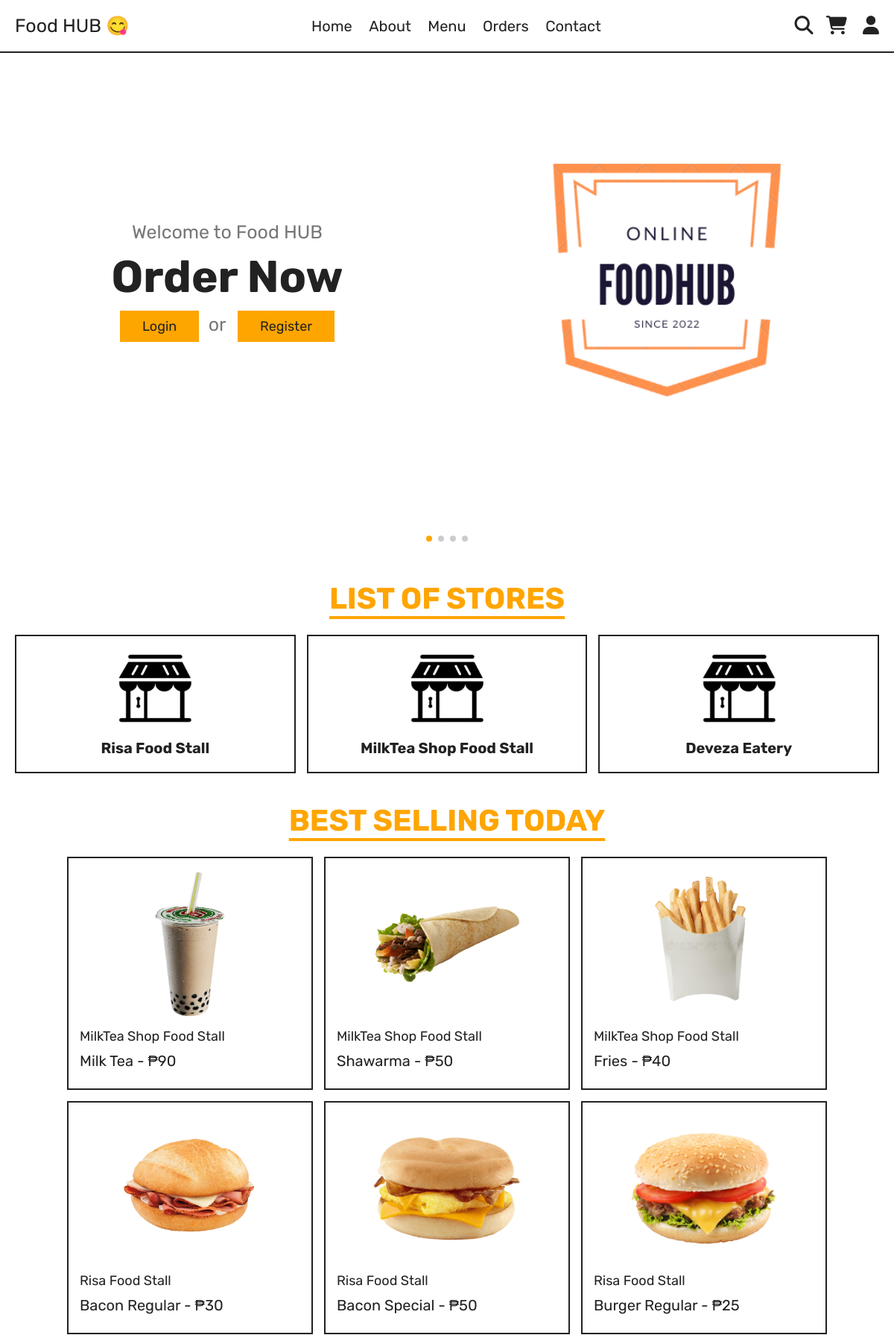
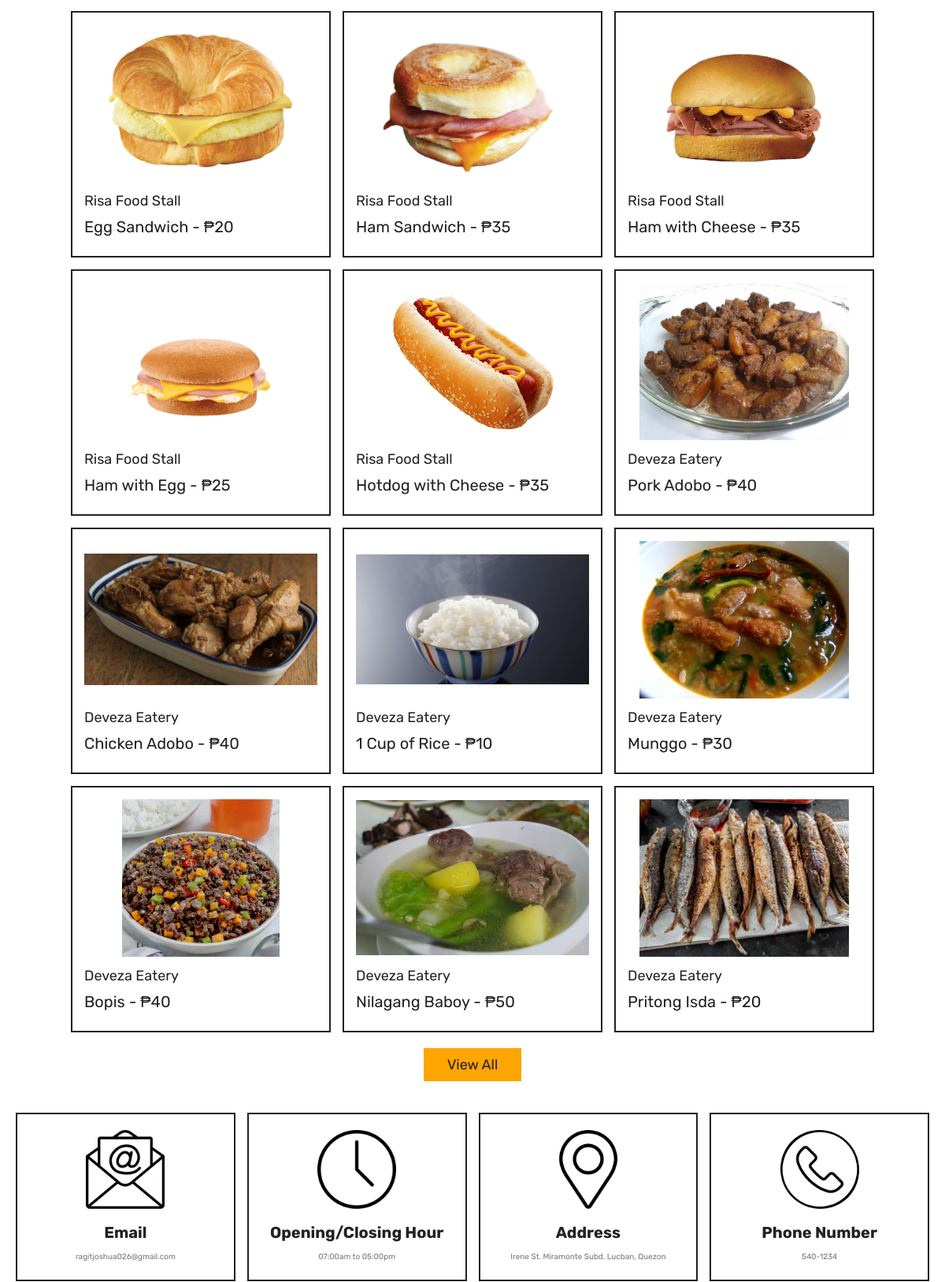
The page / (upper part) on the database its author committed (2 pictures, top to bottom).
### webpage/models.py (models this page shows, shortened)
class Customer(models.Model):
    user = models.OneToOneField(User, on_delete=models.CASCADE)
    profile_pic = models.ImageField(null=True, blank=True, upload_to='profile_pic/')
    stall_name = models.CharField(max_length=100, default=None, null=True, blank=True)
    fname = models.CharField(max_length=50, null=True, blank=True)
    lname = models.CharField(max_length=50, null=True, blank=True)
    bday = models.DateField(null=True, blank=True)
    brgy = models.CharField(max_length=50, null=True, blank=True)
    full_address = models.CharField(max_length=50, null=True, blank=True)
    delivery_address = models.CharField(max_length=50, null=True, blank=True)
    phone_number = models.CharField(max_length=50, null=True, blank=True)
    email = models.CharField(max_length=50, null=True, blank=True)

class ProductList(models.Model):
    stall_owner = models.ForeignKey(User, on_delete=models.CASCADE)
    product_id  = models.CharField(max_length=50, blank=True, primary_key=True)
    product_image = models.ImageField(null=True, blank=True, upload_to='product_images/')
    product_name = models.CharField(max_length=50, null=True, blank=True)
    product_price = models.IntegerField()
    stocks = models.IntegerField()

### webpage/views.py (the view)
# urls.py: 2. Add a URL to urlpatterns:  path('', views.home, name='home')
def home(request):
    all_user_containing_food_stall_names = User.objects.filter(is_superuser = True).all()
    all_products = ProductList.objects.filter().all()
    return render(request,'about/home.html', {"superusers" : all_user_containing_food_stall_names, 'all_products' : all_products})

### templates/about/home.html (shortened to what this page needs)
<!DOCTYPE html>
{% load static %}
{% load food_hub_templatetags %}
<html lang="en">
	{% load pwa %}
<head>
	<link rel="stylesheet" href="https://cdn.jsdelivr.net/npm/swiper@8/swiper-bundle.min.css"/>
	<link rel="stylesheet" href="https://cdnjs.cloudflare.com/ajax/libs/font-awesome/6.1.2/css/all.min.css">
	<link rel="stylesheet" href="{%static 'css/style.css' %}">
</head>
<body>
<header class="header">
	<section class="flex">
		<a href="home.html" class="logo">Food HUB 😋</a>
		<nav class="navbar">
			<a href="home.html">Home</a>
			<a href="about.html">About</a>
			<a href="menu.html">Menu</a>
			<a href="orders.html">Orders</a>
			<a href="contact.html">Contact</a>
		</nav>
		<div class="icons">
			<a href="search.html"><i class="fas fa-search"></i></a>
			<a href="cart.html">
				<i class="fas fa-shopping-cart"></i>
			</a>
			<div id="user-btn" class="fas fa-user"></div>
		</div>
	</section>
</header>
<section class="hero">
	<div class="swiper hero-slider">
		<div class="swiper-wrapper">
			<div class="swiper-slide slide">
				<div class="content">
					{% if user.is_superuser %}
					<h3>Admin</h3>
					<a href="dashboard.html" class="btn">Dashboard</a>
					{% elif user.customer %}
					<h3>Order Now</h3>
					<a href="menu.html" class="btn">Menu</a>
					{% else %}
					<span>Welcome to Food HUB</span>
					<h3>Order Now</h3>
					<a href="login.html" class="btn">Login</a>
					<span> or </span>
					<a href="register.html" class="btn">Register</a>
					{% endif %}
				</div>
				<div class="image">
					<img src="{%static 'images/Foodhub.png' %}">
				</div>
			</div>
			<div class="swiper-slide slide">
				<div class="content">
					<span>Free Delivery!</span>
					<h3>Order Meaty Shawarma Now!</h3>
					<a href="menu.html" class="btn">See Menus</a>
				</div>
				<div class="image">
					<img src="{%static 'images/home-img-1.png' %}">
				</div>
			</div>
			<div class="swiper-slide slide">
				<div class="content">
					<span>No Time to go Out?</span>
					<h3>Order Online</h3>
					<a href="menu.html" class="btn">See Menus</a>
				</div>
				<div class="image">
					<img src="{%static 'images/home-img-2.png' %}">
				</div>
			</div>
			<div class="swiper-slide slide">
				<div class="content">
					<span>Order Now!</span>
					<h3>Delicious Milktea</h3>
					<a href="menu.html" class="btn">See Menus</a>
				</div>
				<div class="image">
					<img src="{%static 'images/home-img-3.png' %}">
				</div>
			</div>
		</div>
		<div class="swiper-pagination"></div>
	</div>
</section>
<section class="category">
	<h1 class="title">List of Stores</h1>
	<div class="box-container">
		{% for superuser in superusers %}
			{% if superuser.customer.stall_name %}
			<a href="menu-{{superuser.customer.stall_name}}.html" class="box">
				<img src="{%static 'images/cat-1.png' %}">
				<h3>{{superuser.customer.stall_name}}</h3>
			</a>
			{% endif %}
		{% endfor %}
	</div>
</section>
<section class="products">
	<h1 class="title">Best Selling Today</h1>
	<div class="box-container">
		{% for product in all_products %}
		<form method="post" class="box">
			<img src="{{product.product_image.url}}">
			<a href="menu-{{product.stall_owner.customer.stall_name}}.html" class="cat">{{product.stall_owner.customer.stall_name}}</a>
			<div class="name">{{product.product_name}}</div>
		</form>
		{% endfor %}
	</div>
	<div class="more-btn">
		<a href="menu.html" class="btn">View All</a>
	</div>
</section>
<footer class="footer">
	<section class="grid">
		<div class="box">
			<img src="{%static 'images/email-icon.png' %}">
			<h3>Email</h3>
			<a href="mailto:ragitjoshua026@gmail.com">ragitjoshua026@gmail.com</a>
		</div>
		<div class="box">
			<img src="{%static 'images/clock-icon.png' %}">
			<h3>Opening/Closing Hour</h3>
			<p>07:00am to 05:00pm</p>
		</div>
		<div class="box">
			<img src="{%static 'images/map-icon.png' %}">
			<h3>Address</h3>
			<a href="#">Irene St. Miramonte Subd. Lucban, Quezon</a>
		</div>
		<div class="box">
			<img src="{%static 'images/phone-icon.png' %}">
			<h3>Phone Number</h3>
			<a href="tel:5401234">540-1234</a>
		</div>
	</section>
</footer>
</body>
</html>

### static/css/style.css (style rules this page uses)
:root { --orange: #ffa500; --red: #e74c3c; --white: #fff; --black: #222; --light-color: #777; --border: .2rem solid var(--black); }
* { font-family: 'Rubik', sans-serif; margin: 0; padding: 0; box-sizing: border-box; outline: none; border: none; text-decoration: none; }
html { font-size: 62.5%; overflow-x: hidden; scroll-behavior: smooth; stop-opacity: 7rem; }
section { margin: 0 auto; max-width: 1200px; padding: 2rem; }
.title { text-align: center; margin-bottom: 2.5rem; font-size: 4rem; color: var(--orange); text-transform: uppercase; text-decoration: underline; text-underline-offset: 1rem; }
.btn, .delete-btn { margin-top: 0rem; display: inline-block; font-size: 1.8rem; padding: 1rem 3rem; cursor: pointer; text-rendering: capitalize; transition: .2s linear; }
.btn { background-color: var(--orange); color: var(--black); }
.header { position: sticky; top: 0; left: 0; right: 0; z-index: 1000; background-color: var(--white); border-bottom: var(--border); }
.header .flex { display: flex; align-items: center; justify-content: space-between; position: relative; }
.header .flex .logo { font-size: 2.5rem; color: var(--black); }
.header .flex .navbar a { font-size: 2rem; color: var(--black); margin: 0 1rem; }
.header .flex .icons > * { margin-left: 1.5rem; font-size: 2.5rem; color: var(--black); cursor: pointer; }
.hero .slide { display: flex; align-items: center; flex-wrap: wrap-reverse; gap: 2rem; margin-bottom: 4rem; }
.hero .slide .image { flex: 1 1 40rem; }
.hero .slide .image img { width: 100%; }
.hero .slide .content { flex: 1 1 40rem; text-align: center; }
.hero .slide .content span { font-size: 2.5rem; color: var(--light-color); padding: 1rem; }
.hero .slide .content h3 { margin: 1rem 0; font-size: 6rem; color: var(--black); text-transform: capitalize; }
.category .box-container { display: grid; grid-template-columns: repeat(auto-fit, minmax(27rem, 1fr)); gap: 1.5rem; align-items: flex-start; }
.category .box-container .box { border: var(--border); padding: 2rem; text-align: center; }
.category .box-container .box img { width: 100%; height: 10rem; object-fit: contain; }
.category .box-container .box h3 { font-size: 2rem; margin-top: 1.5rem; color: var(--black); text-transform: capitalize; }
.products .box-container { display: grid; grid-template-columns: repeat(auto-fit, 33rem); justify-content: center; align-items: flex-start; gap: 1.5rem; }
.products .box-container .box { border: var(--border); padding: 1.5rem; position: relative; overflow: hidden; }
.products .box-container .box img { height: 20rem; width: 100%; object-fit: contain; margin-bottom: 1rem; }
.products .box-container .box .cat { font-size: 1.8rem; color: var(--black); }
.products .box-container .box .name { font-size: 2rem; color: var(--black); margin: 1rem 0; }
.products .more-btn { margin-top: 2rem; text-align: center; }
.footer .grid { display: grid; grid-template-columns: repeat(auto-fit, minmax(27rem, 1fr)); gap: 1.5rem; align-items: flex-start; }
.footer .grid .box { border: var(--border); padding: 2rem; text-align: center; }
.footer .grid .box img { height: 10rem; width: 100%; object-fit: contain; margin-bottom: .5rem; }
.footer .grid .box h3 { margin: 1rem 0; font-size: 2rem; color: var(--black); text-transform: capitalize; }
.footer .grid .box a, .footer .grid .box p { display: block; font-size: 1.7 rem; color: var(--light-color); line-height: 1.8; }

### rows shown on the page
ProductList: product_image (picture), stall_owner.customer.stall_name "MilkTea Shop Food Stall", product_name "Milk Tea - ₱90"
ProductList: product_image (picture), stall_owner.customer.stall_name "MilkTea Shop Food Stall", product_name "Shawarma - ₱50"
ProductList: product_image (picture), stall_owner.customer.stall_name "MilkTea Shop Food Stall", product_name "Fries - ₱40"
ProductList: product_image (picture), stall_owner.customer.stall_name "Risa Food Stall", product_name "Bacon Regular - ₱30"
ProductList: product_image (picture), stall_owner.customer.stall_name "Risa Food Stall", product_name "Bacon Special - ₱50"
ProductList: product_image (picture), stall_owner.customer.stall_name "Risa Food Stall", product_name "Burger Regular - ₱25"
ProductList: product_image (picture), stall_owner.customer.stall_name "Risa Food Stall", product_name "Egg Sandwich - ₱20"
ProductList: product_image (picture), stall_owner.customer.stall_name "Risa Food Stall", product_name "Ham Sandwich - ₱35"
ProductList: product_image (picture), stall_owner.customer.stall_name "Risa Food Stall", product_name "Ham with Cheese - ₱35"
ProductList: product_image (picture), stall_owner.customer.stall_name "Risa Food Stall", product_name "Ham with Egg - ₱25"
ProductList: product_image (picture), stall_owner.customer.stall_name "Risa Food Stall", product_name "Hotdog with Cheese - ₱35"
ProductList: product_image (picture), stall_owner.customer.stall_name "Deveza Eatery", product_name "Pork Adobo - ₱40"
ProductList: product_image (picture), stall_owner.customer.stall_name "Deveza Eatery", product_name "Chicken Adobo - ₱40"
ProductList: product_image (picture), stall_owner.customer.stall_name "Deveza Eatery", product_name "1 Cup of Rice - ₱10"
ProductList: product_image (picture), stall_owner.customer.stall_name "Deveza Eatery", product_name "Munggo - ₱30"
ProductList: product_image (picture), stall_owner.customer.stall_name "Deveza Eatery", product_name "Bopis - ₱40"
ProductList: product_image (picture), stall_owner.customer.stall_name "Deveza Eatery", product_name "Nilagang Baboy - ₱50"
ProductList: product_image (picture), stall_owner.customer.stall_name "Deveza Eatery", product_name "Pritong Isda - ₱20"

### other values the page prints
{{ superuser.customer.stall_name }} "Risa Food Stall"
{{ superuser.customer.stall_name }} "MilkTea Shop Food Stall"
{{ superuser.customer.stall_name }} "Deveza Eatery"
